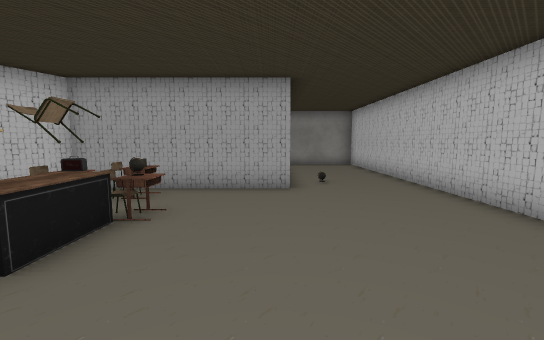
[1] (above)

16 first-person views from a walk through a Unity game level. The camera is 1.3 m above the floor, tilts 6° down and sees 90° across. Doors are open. The floor is counted in squares, 1 m on a side. Each view is taken from the middle of a square. On the plan, view 1 faces up. The plan holds only what a view shows up to about 13 squares ahead; the rest is blank. The player character is not drawn. Some surface patterns are stand-ins.

[2]
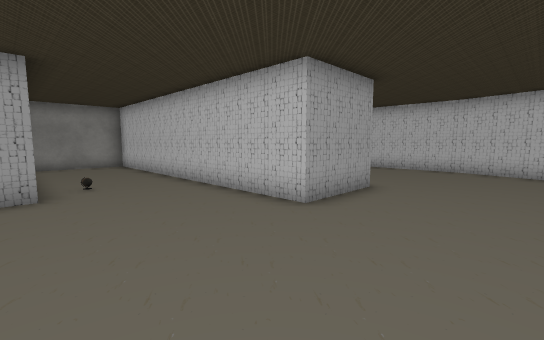

[3]
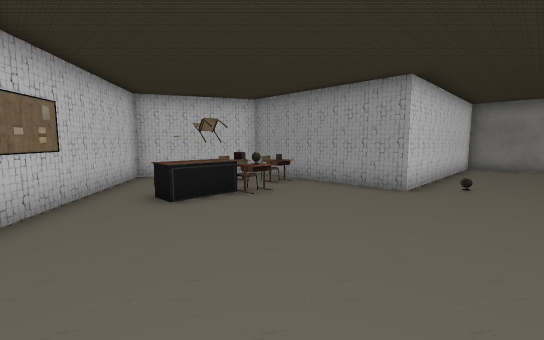

[4]
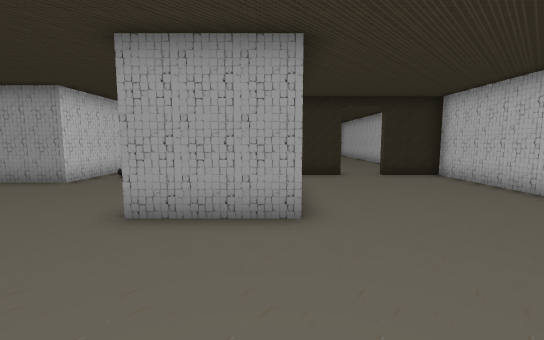

[5]
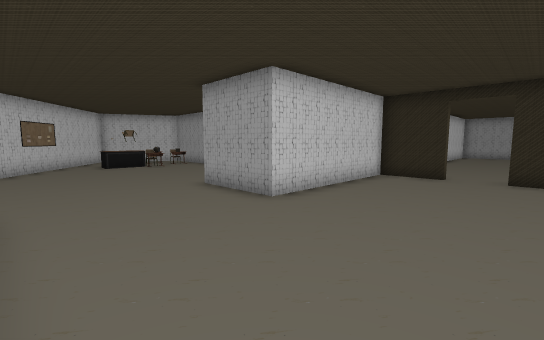

[6]
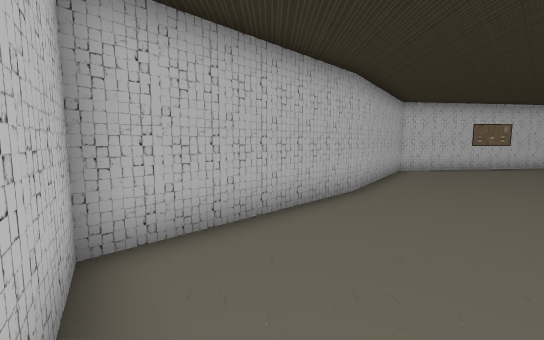

[7]
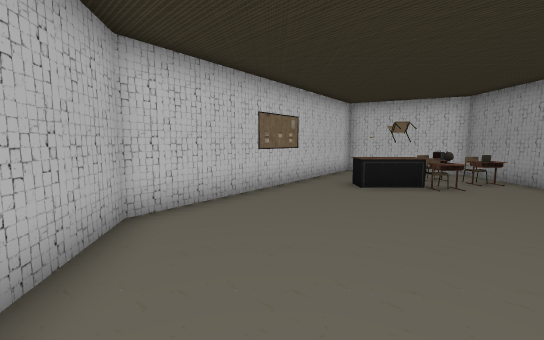

[8]
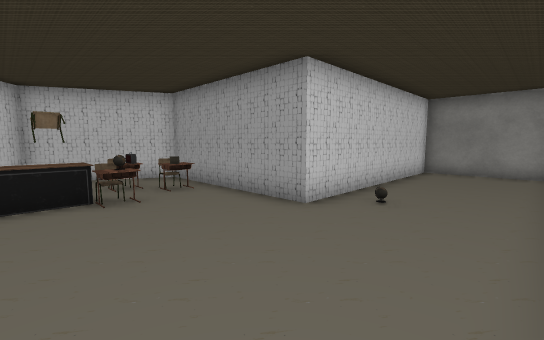

[9]
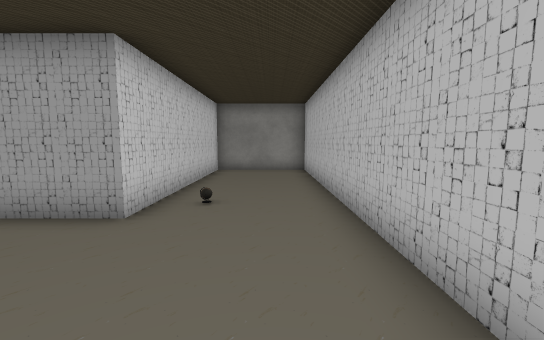

[10]
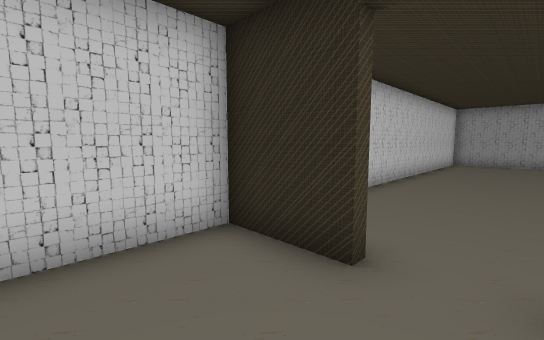

[11]
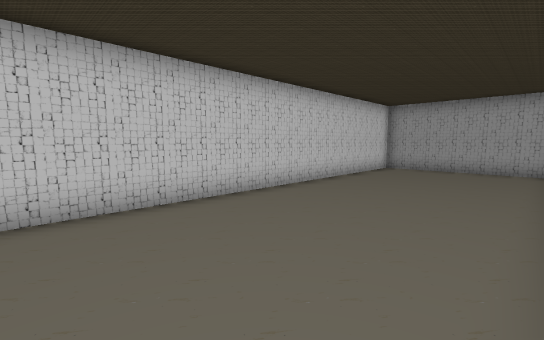

[12]
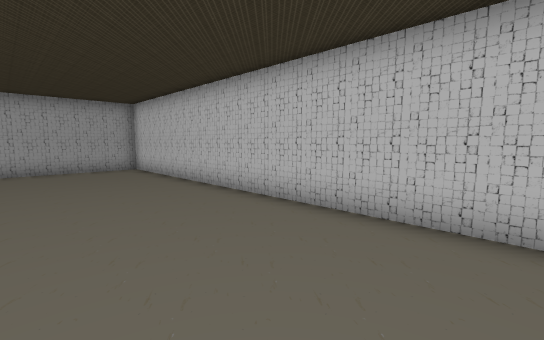

[13]
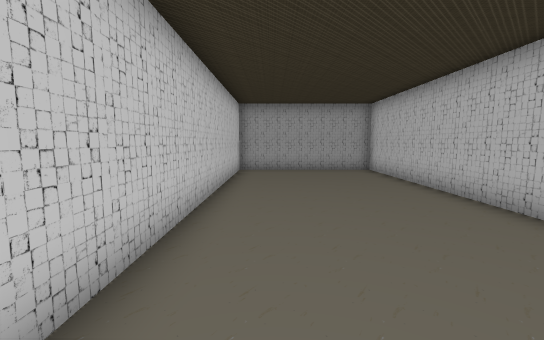

[14]
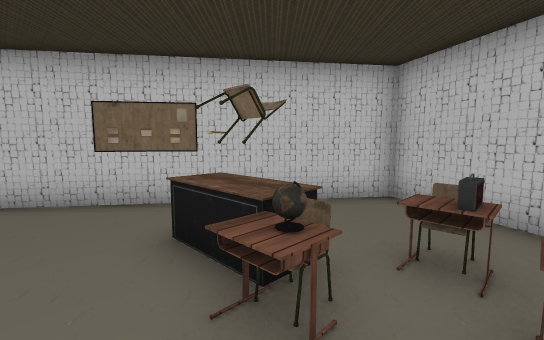

[15]
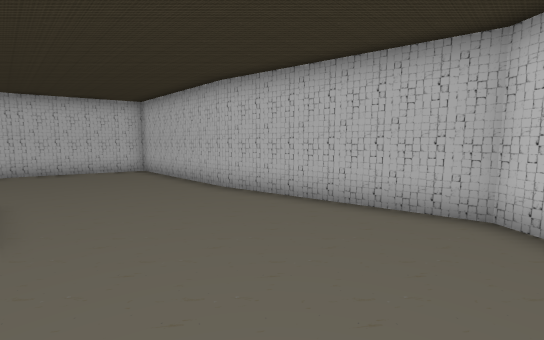

[16]
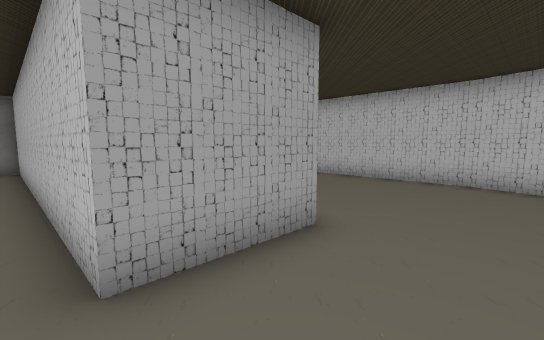

### Floor plan
Points are (right, up) in squares from view 1. A wall is a line through its corners. A room is listed if a view was taken in it or the views show most of it. See-through windows are left out.
Room 1 (views 1, 2, 3, 4, 5, 6, 7, 8, 9, 10, 14, 15, 16)
walls: (6.4, -1.5) (12.5, -1.5) (13.5, 2.6); (9.7, 9.5) (7.5, 9.5) (7.5, 3.5) (4.5, 3.5) (4.5, 15.5) (0.5, 15.5) (0.5, 7.5) (-5.5, 7.5) (-7.5, 3.5) (-3.3, 0.4); (-2.5, -0.2) (0.5, -2.5) (6.6, -1.5); (13.5, 2.4) (13.5, 9.5) (11.2, 9.5)
ways out: open door at (10.5, 9.5) to room 2
objects: table (-4, 5) to (-4, 6); other object (-3, 0); other object (-3, 3); chair (-3, 4); chair (-3, 5); other object (-3, 6); table (-3, 7); table (-2, 5)
Room 2 (views 11, 12, 13)
walls: (13.5, 10.9) (13.5, 24.5) (7.5, 24.5) (7.5, 10.9)
ways out: open door at (10.5, 9.5) to room 1

Where each view was taken, in squares from view 1:
view 1: 0 up, 0 right, facing up
view 2: 0 up, 0 right, facing up-right
view 3: 0 up, 3 right, facing up-left
view 4: 1 down, 7 right, facing up
view 5: 1 down, 12 right, facing up-left
view 6: 2 up, 13 right, facing down-left
view 7: 0 up, 5 right, facing left
view 8: 3 up, 4 right, facing up-left
view 9: 3 up, 3 right, facing up
view 10: 7 up, 11 right, facing up-left
view 11: 11 up, 13 right, facing up-left
view 12: 11 up, 9 right, facing up-right
view 13: 12 up, 9 right, facing up
view 14: 6 up, 1 left, facing down-left
view 15: 3 up, 0 right, facing down-right
view 16: 1 up, 4 right, facing up-right
